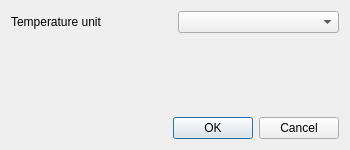
<?xml version="1.0" encoding="UTF-8"?>
<ui version="4.0">
 <class>DialogOptions</class>
 <widget class="QDialog" name="DialogOptions">
  <property name="geometry">
   <rect>
    <x>0</x>
    <y>0</y>
    <width>350</width>
    <height>150</height>
   </rect>
  </property>
  <property name="windowTitle">
   <string>Options</string>
  </property>
  <layout class="QVBoxLayout" name="verticalLayout">
   <item>
    <layout class="QHBoxLayout" name="horizontalLayout_temp_unit">
     <item>
      <widget class="QLabel" name="label_temp_unit">
       <property name="text">
        <string>Temperature unit</string>
       </property>
      </widget>
     </item>
     <item>
      <widget class="QComboBox" name="comboBox_temp_unit"/>
     </item>
    </layout>
   </item>
   <item>
    <spacer name="verticalSpacer">
     <property name="orientation">
      <enum>Qt::Vertical</enum>
     </property>
     <property name="sizeHint" stdset="0">
      <size>
       <width>20</width>
       <height>40</height>
      </size>
     </property>
    </spacer>
   </item>
   <item>
    <widget class="QDialogButtonBox" name="buttonBox">
     <property name="orientation">
      <enum>Qt::Horizontal</enum>
     </property>
     <property name="standardButtons">
      <set>QDialogButtonBox::Cancel|QDialogButtonBox::Ok</set>
     </property>
    </widget>
   </item>
  </layout>
 </widget>
 <connections>
  <connection>
   <sender>buttonBox</sender>
   <signal>accepted()</signal>
   <receiver>DialogOptions</receiver>
   <slot>accept()</slot>
  </connection>
  <connection>
   <sender>buttonBox</sender>
   <signal>rejected()</signal>
   <receiver>DialogOptions</receiver>
   <slot>reject()</slot>
  </connection>
 </connections>
</ui>
